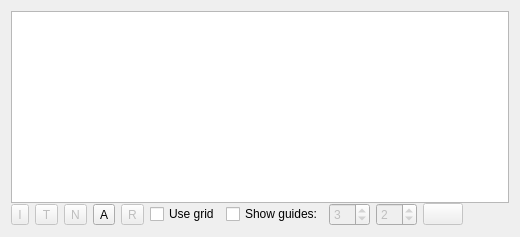
     <widget class="QWidget" name="verticalLayoutWidget">
      <layout class="QGridLayout" name="grid_main">
       <property name="verticalSpacing">
        <number>0</number>
       </property>
       <item row="3" column="5">
        <widget class="QCheckBox" name="use_grid">
         <property name="text">
          <string>Use grid</string>
         </property>
        </widget>
       </item>
       <item row="3" column="4">
        <widget class="QToolButton" name="buttonSelectRects">
         <property name="enabled">
          <bool>false</bool>
         </property>
         <property name="text">
          <string>R</string>
         </property>
        </widget>
       </item>
       <item row="3" column="0">
        <widget class="QToolButton" name="buttonSelectImages">
         <property name="enabled">
          <bool>false</bool>
         </property>
         <property name="text">
          <string>I</string>
         </property>
        </widget>
       </item>
       <item row="3" column="1">
        <widget class="QToolButton" name="buttonSelectText">
         <property name="enabled">
          <bool>false</bool>
         </property>
         <property name="text">
          <string>T</string>
         </property>
        </widget>
       </item>
       <item row="3" column="8">
        <widget class="QSpinBox" name="hguides">
         <property name="enabled">
          <bool>false</bool>
         </property>
         <property name="toolTip">
          <string>Horizontal guides.</string>
         </property>
         <property name="value">
          <number>2</number>
         </property>
        </widget>
       </item>
       <item row="3" column="7">
        <widget class="QSpinBox" name="vguides">
         <property name="enabled">
          <bool>false</bool>
         </property>
         <property name="toolTip">
          <string>Vertical guides.</string>
         </property>
         <property name="maximum">
          <number>99</number>
         </property>
         <property name="value">
          <number>3</number>
         </property>
        </widget>
       </item>
       <item row="0" column="0" colspan="11">
        <layout class="QVBoxLayout" name="messageLayout">
         <property name="spacing">
          <number>0</number>
         </property>
         <item>
          <widget class="QGraphicsView" name="graphicsView"/>
         </item>
        </layout>
       </item>
       <item row="3" column="2">
        <widget class="QToolButton" name="buttonUnselectAll">
         <property name="enabled">
          <bool>false</bool>
         </property>
         <property name="text">
          <string>N</string>
         </property>
        </widget>
       </item>
       <item row="3" column="10">
        <spacer name="spacerBottomStack">
         <property name="orientation">
          <enum>Qt::Orientation::Horizontal</enum>
         </property>
         <property name="sizeHint" stdset="0">
          <size>
           <width>40</width>
           <height>20</height>
          </size>
         </property>
        </spacer>
       </item>
       <item row="3" column="6">
        <widget class="QCheckBox" name="show_guides">
         <property name="text">
          <string>Show guides:</string>
         </property>
        </widget>
       </item>
       <item row="3" column="3">
        <widget class="QToolButton" name="buttonSelectAll">
         <property name="whatsThis">
          <string>Selects all items on the canvas.</string>
         </property>
         <property name="text">
          <string>A</string>
         </property>
        </widget>
       </item>
       <item row="3" column="9">
        <widget class="KColorButton" name="guideColor">
         <property name="enabled">
          <bool>false</bool>
         </property>
         <property name="autoDefault">
          <bool>false</bool>
         </property>
         <property name="flat">
          <bool>false</bool>
         </property>
         <property name="color">
          <color>
           <red>255</red>
           <green>0</green>
           <blue>0</blue>
          </color>
         </property>
         <property name="defaultColor">
          <color>
           <red>255</red>
           <green>0</green>
           <blue>0</blue>
          </color>
         </property>
        </widget>
       </item>
      </layout>
     </widget>
